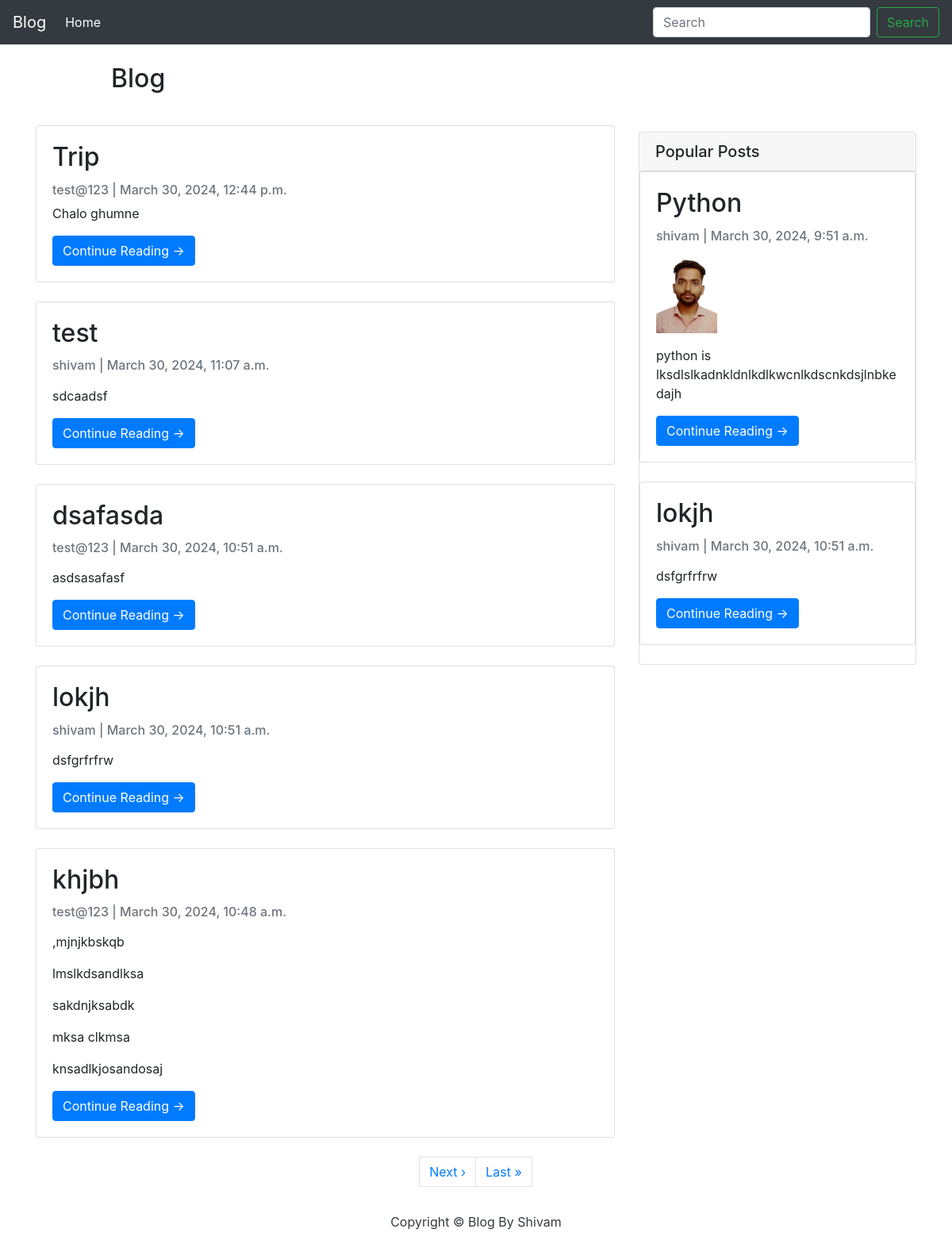
The page / on the database its author committed.
### blog/models.py (models this page shows, shortened)
class Post(models.Model):
    title = models.CharField(max_length=200, unique=True)
    slug = models.SlugField(max_length=200, unique=True)
    author = models.ForeignKey(
        User, on_delete=models.CASCADE, related_name="blog_posts"
    )
    updated_on = models.DateTimeField(auto_now=True)
    content = models.TextField()
    created_on = models.DateTimeField(auto_now_add=True)
    status = models.IntegerField(choices=STATUS, default=0)
    class Meta:
        ordering = ["-created_on"]

### blog/views.py (the view)
# urls.py: path("", views.PostList, name="home"),
def PostList(request):
    queryset = Post.objects.filter(status=1).order_by("-created_on")
    popular_post = Post.objects.annotate(num_comments=Count('comments')).order_by('-num_comments')[:2]
    paginator = Paginator(queryset, 5)  # Show 2 objects per page
    page_number = request.GET.get('page')
    page_obj = paginator.get_page(page_number)
    template_name = "index.html"
    return render(
        request,
        template_name,
        {
            "page_obj": page_obj,
            "popular_post" : popular_post
        },
    )

### templates/index.html (shortened to what this page needs)
{% extends "base.html" %}
{% block content %}
<header class="masthead">
    <div class="container">
        <div class="row">
            <div class="col-md-8 col-md-10 mx-auto">
                <div class="site-heading">
                    <h2 class="site-heading my-4 mt-3">Blog </h2>
                </div>
            </div>
        </div>
    </div>
</header>
<div class="container">
    <div class="row">
        <div class="col-md-8 mt-3 left">
            {% for post in page_obj %}
                <div class="card mb-4">
                    <div class="card-body">
                        <h2 class="card-title">{{ post.title }}</h2>
                        <p class="card-text text-muted h6">{{ post.author }} | {{ post.created_on }}  </p>
                        <p class="card-text">{{ post.content|safe|slice:":200" }}</p>
                        <a href="{% url 'post_detail' post.slug %}" class="btn btn-primary">Continue Reading &rarr;</a>
                    </div>
                </div>
            {% endfor %}
        </div>
        {% block sidebar %}
            {% include 'sidebar.html' with popular_post=popular_post %}
        {% endblock sidebar %}
    </div>
</div>
{% if page_obj.has_other_pages %}
    <nav aria-label="Page navigation container">
        <ul class="pagination justify-content-center">
            {% if page_obj.has_next %}
                <li><a href="?page={{ page_obj.next_page_number }}" class="page-link">Next &rsaquo;</a></li>
                <li><a href="?page={{ page_obj.paginator.num_pages }}" class="page-link">Last &raquo;</a></li>
            {% endif %}
        </ul>
    </nav>
{% endif %}
{% endblock %}

### templates/sidebar.html
{% block sidebar %}
    <div class="col-md-4 float-right ">
        <div class="card my-4">
            <h5 class="card-header">Popular Posts</h5>
            {% for post in popular_post %}
                <div class="card mb-4">
                    <div class="card-body">
                        <h2 class="card-title">{{ post.title }}</h2>
                        <p class="card-text text-muted h6">{{ post.author }} | {{ post.created_on }}  </p>
                        <p class="card-text">{{ post.content|safe|slice:":200" }}</p>
                        <a href="{% url 'post_detail' post.slug %}" class="btn btn-primary">Continue Reading &rarr;</a>
                    </div>
                </div>
            {% endfor %}
        </div>
    </div>
{% endblock sidebar %}

### rows shown on the page
Post: title "Trip", author "test@123", created_on "March 30, 2024, 12:44 p.m.", content "Chalo ghumne"
Post: title "test", author "shivam", created_on "March 30, 2024, 11:07 a.m.", content "sdcaadsf"
Post: title "dsafasda", author "test@123", created_on "March 30, 2024, 10:51 a.m.", content "asdsasafasf"
Post: title "lokjh", author "shivam", created_on "March 30, 2024, 10:51 a.m.", content "dsfgrfrfrw"
Post: title "khjbh", author "test@123", created_on "March 30, 2024, 10:48 a.m.", content ",mjnjkbskqb lmslkdsandlksa sakdnjksabdk mksa clkmsa knsadlkjosandosaj"
Post: title "Python", author "shivam", created_on "March 30, 2024, 9:51 a.m.", content (picture), content "python is lksdlslkadnkldnlkdlkwcnlkdscnkdsjlnbkedajh"
